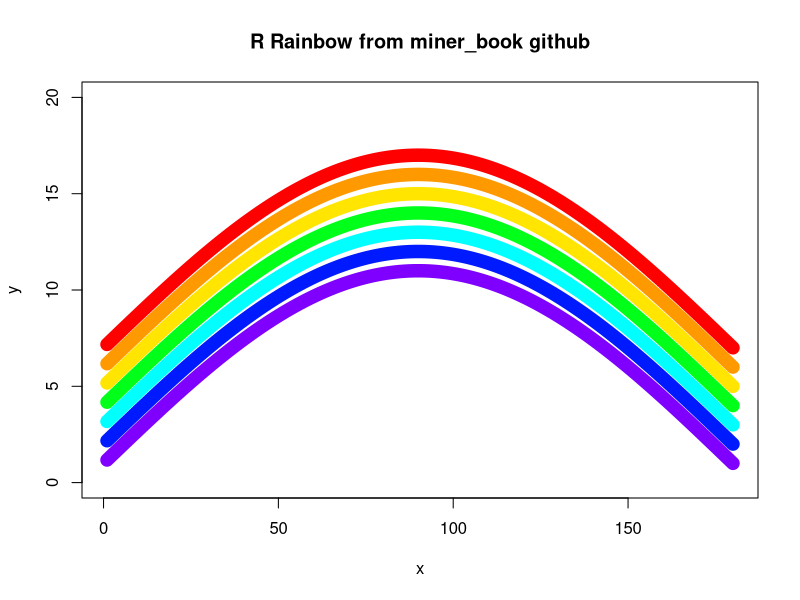

This figure's R source:
# R rainbow
## 1.1. Rainbow Data
x <- seq(1,180,1)
y <- 10*sin((x/ 180.0) * pi)

## 1.2. Rainbow Color
#n <- 7
n <- 20
rain <- rainbow(n, s = 1, v = 1, start = 0, end = max(1, n - 1)/n, alpha = 1)
ind <- c(16,14,11,8,4,3,1)
color <- rain[ind]
## 1.3. Draw Rainbow with Base Plot System
plot(x, y, type="n", ylim = c(0,20), lwd=10,main='R Rainbow from miner_book github')
for(i in 1:7) {
  lines(x, y+i, col=color[i],lwd=13)
}

# Reference: https://ropenscilabs.github.io/miner_book/building-a-rainbow.html